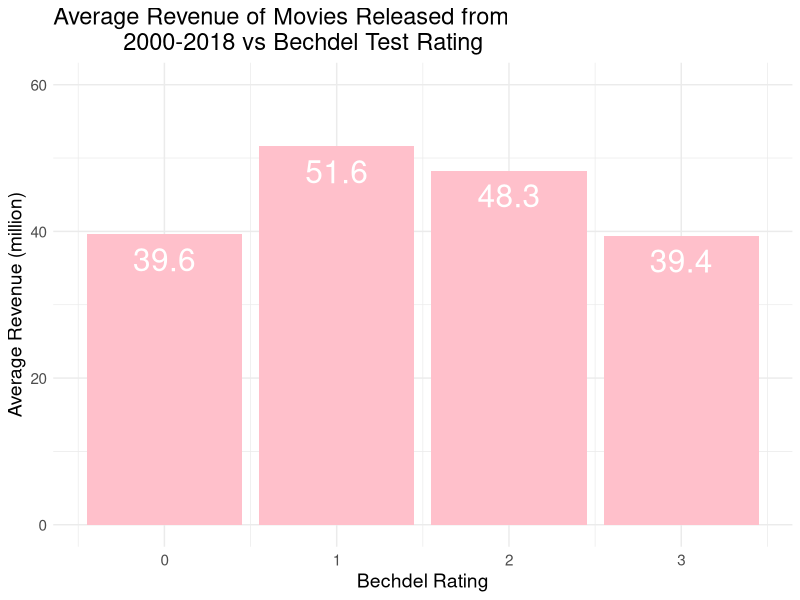

Reproduce this figure in R.
library(ggplot2)
library(dplyr)

# goal: Create plot that compares bechdel test rating to revenue of
# movies from 2000-2018

# load datsets
rev <- read.csv("../data/Bechdel-master_revenue.csv",
                stringsAsFactors = FALSE)
bechdel <- read.csv("../data/bechdel_test_df.csv",
                    stringsAsFactors = FALSE)

# get rid of uneccessary columns
rev_select <- rev %>%
  select(Movie, Revenue, Year)
  
bechdel_select <- bechdel %>%
  select(title, rating)

# join tibbles
joined_data <- left_join(rev_select, bechdel_select, by = c("Movie" = "title"))

# Filter out movies with no bechdel rating (na values), movies where revenue
# is equal to 0, and filter out movies released before 2000 to account
# for inflation.
filtered_data <- joined_data %>%
  filter(!is.na(rating)) %>%
  filter(Revenue > 0) %>%
  filter(Year > 1999)

# Find average revenue of mmovies with each rating (0-3) and scale down
# revenue to make it easier to understand on the chart.
summary_values <- filtered_data %>%
  group_by(rating) %>%
  summarise(avg_rev = mean(Revenue)) %>%
  mutate(rev_to_scale = avg_rev / 1000000,
         rev_to_scale = round(rev_to_scale, 1))

# make plot
ggplot(data = summary_values, aes(x = rating, y = rev_to_scale)) +
  geom_bar(stat = "identity", fill = "pink") +
  geom_text(aes(label = rev_to_scale), vjust = 1.6, color = "white",
            size = 8) +
  theme_minimal() +
  ggtitle("Average Revenue of Movies Released from
          2000-2018 vs Bechdel Test Rating") +
  xlab("Bechdel Rating") + ylab("Average Revenue (million)") +
  ylim(0, 60) +
  theme(axis.text = element_text(size = 11)) +
  theme(axis.title = element_text(size = 14)) +
  theme(plot.title = element_text(size = 17))
